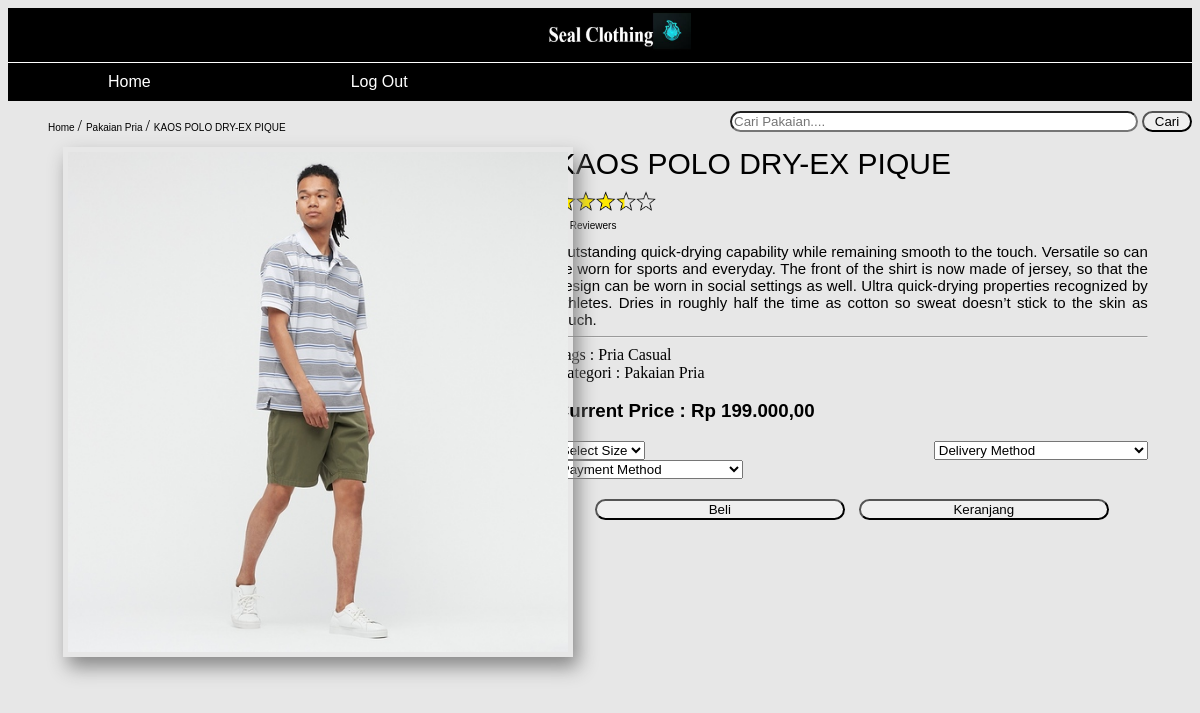
The page /direct-product.php?id=1 (signed in) on the database its author committed.
### tables this page shows
CREATE TABLE `data_produk` (
  `id` int(11) NOT NULL,
  `Nama` varchar(255) NOT NULL,
  `Harga` double NOT NULL,
  `Deskripsi` text NOT NULL,
  `Tags` varchar(255) NOT NULL,
  `Kategori` varchar(255) NOT NULL,
  `Gambar` text NOT NULL
);

### direct-product.php (the view, shortened to what this page needs)
<?php
    require "koneksi.php";
    $nama = "";
    if (!isset($_SESSION['user'])) {
       header("location:login.php");
    }elseif (isset($_SESSION['user'])) {
    	$nama = $_SESSION['user']['username'];
    }else{
    	$nama = "Login Dulu";
    }
	$id = $_GET['id'];
    $sql = "SELECT * FROM data_produk WHERE id=".$id;
    $query = mysqli_query($conn, $sql);
    $result = mysqli_fetch_assoc($query);
 ?>
<!DOCTYPE html>
<html>
<head>
	<link rel="stylesheet" href="style-direct.css">
</head>
<body>
	<header>
		<div>
			<div class="banner">
				<img src="banner.jpg">
				<a href="#">Anda Login Sebagai : <?php echo $nama ?></a>
			</div>
			<div class="navi">
				<nav>
					<a href="dashboard-user.php">Home</a>
					<a href="Logout.php">Log Out</a>
				</nav>
			</div>
			<div id="breadcrumb">
				<div class="crumb">
					<ul>
						<li>
							<a href="dashboard-user.php">
								Home
							</a>
						</li>
						<li>
							<a href="dashboard-user.php">
								<?php echo $result['Kategori']; ?>
							</a>
						</li>
						<li>
							<a href="dashboard-user.php">
								<?php echo $result['Nama']; ?>
							</a>
						</li>
					</ul>
				</div>
				<div class="search">
					<form action="" method="GET">
						<input type="text" placeholder="Cari Pakaian...." name="search">
						<button name="cari" type="submit">Cari</button>
					</form>
				</div>
			</div>
		</div>
	</header>
	<main>
		<div class="layout">
			<div class="wrap left">
				<img src="fileuploads/<?php
				echo $result['Gambar'];
				?>">
			</div>
			<div class="wrap right">
				<div class="jud">
					<span>
						<?php echo $result['Nama']; ?>
					</span>
				</div>
				<div class="rate">
					<div class="img">
						<img src="rev.png">
					</div>
					<span>
						41 Reviewers
					</span>
				</div>
				<div class="detail">
					<div class="list">
						<span>
							<?php echo $result['Deskripsi']; ?>
						</span>
					</div>
				</div>
				<hr>
				<div class="tags">
					<span>
						Tags : <?php echo $result['Tags']; ?>
					</span>
				</div>
				<div class="category">
					<span>
						Kategori : <?php echo $result['Kategori']; ?>
					</span>
				</div>
				<div class="price">
					<h3>
						Current Price : <?php echo "Rp " . number_format($result['Harga'],2, ",", "."); ?>
					</h3>
				</div>
				<div class="option">
					<select>
						<option>Select Size</option>
					</select>
					<select>
						<option>Delivery Method</option>
					</select>
					<select>
						<option>Payment Method</option>
					</select>
				</div>
				<div class="cart">
					<button class="but1" name="but1" type="submit">
						<a href="finish.php" style="color:black;text-decoration: none;">
							Beli
						</a>
					</button>
					<button class="but2" name="but2" type="submit">Keranjang</button>
				</div>
			</div>
		</div>
	</main>
</body>
</html>

### style-direct.css (style rules this page uses)
body { background-color: #e7e7e7; }
.banner { background-color: black; }
.banner img { height: 50px; width: 150px; margin-left: 45%; }
.banner a { text-decoration: none; color:black; font-family: sans-serif; float: right; padding-right: 100px; padding-top: 20px; }
.navi { border-top: 1px solid white; overflow: hidden; background-color: black; }
.navi a { float: left; text-align: center; color: white; text-decoration: none; padding: 10px 100px; font-family: sans-serif; }
#breadcrumb { columns: 2; }
.crumb ul { list-style: none; }
.crumb ul>li { display: inline; }
.crumb ul>li+li:before { color: black; content: "/"; }
.crumb ul>li a { text-decoration: none; color: black; font-family: sans-serif; font-size: 10px; }
.search { padding-top: 10px; margin-top: 5px; text-align: right; }
.search input { border-radius: 12px; width: 400px; }
.search button { width: 50px; border-radius: 12px; cursor: pointer; }
main { box-sizing: border-box; }
.wrap { float: left; padding: 5px; }
.left { width: 45%; position: relative; }
.right { width: 50%; }
.layout:after { content: ""; display: table; clear: both; }
.left img { margin-left: 50px; margin-bottom: 20px; padding: 5px; height: 500px; width: 500px; box-shadow: 5px 10px 18px #888888; }
.jud { text-align: justify; font-family: sans-serif; font-size: 30px; }
.rate img { padding-top: 10px; height: 20px; width: 100px; }
.rate>span { font-family: sans-serif; text-align: justify; font-size: 10px; }
.detail { padding-top: 10px; }
.list { font-family: sans-serif; text-align: justify; font-size: 15px; }
.price { font-family: sans-serif; }
.option { text-align: justify; word-spacing: 80px; }
.cart { padding-top: 20px; text-align: center; word-spacing: 10px; }
.but1 { width: 250px; border-radius: 15px; cursor: pointer; }
.but2 { width: 250px; border-radius: 15px; cursor: pointer; }

### rows shown on the page
data_produk: Kategori "Pakaian Pria", Nama "KAOS POLO DRY-EX PIQUE", Gambar (picture), Deskripsi "Outstanding quick-drying capability while remaining smooth to the touch. Versatile so can be worn for sports and everyday. The front of the shirt is now made of jersey, so that the design can be worn in social settings as well. Ultra quick-drying properties recognized by athletes. Dries in roughly half the time as cotton so sweat doesn’t stick to the skin as much.", Tags "Pria Casual", Harga "199.000,00"
